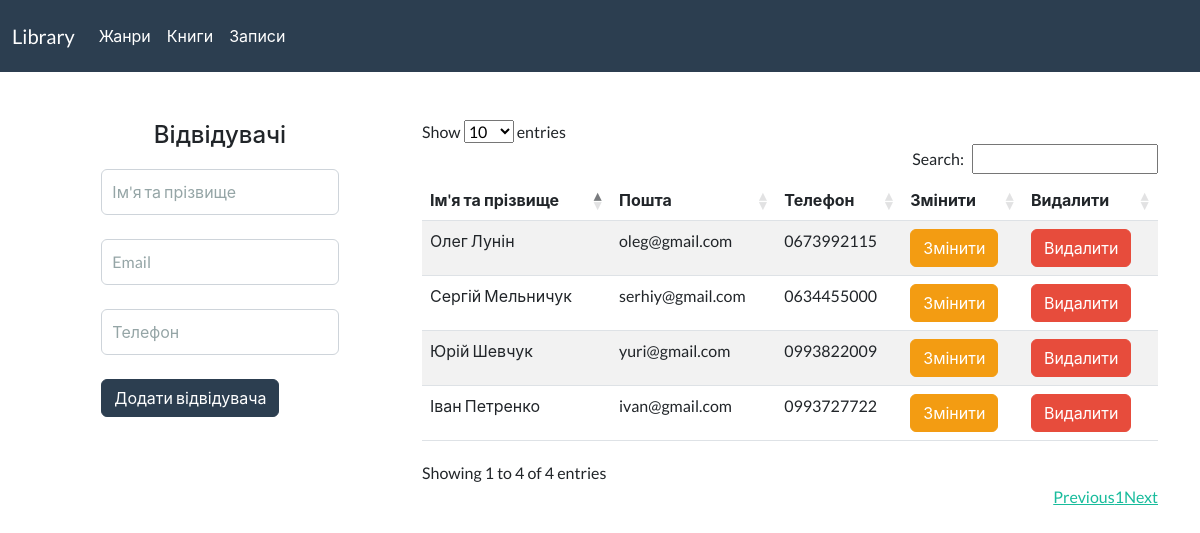
The page / on the database its author committed.
### tables this page shows
CREATE TABLE `visitors` (
  `id` int(11) NOT NULL,
  `name` varchar(255) NOT NULL,
  `email` varchar(255) NOT NULL,
  `phone` varchar(20) NOT NULL
);

### app/controllers/Account.php (called while the page is built, shortened)
<?php
class Account extends Controller
{
    public function __construct()
    {
        $this->userModel = $this->model('User');
    }
    public function index()
    {
        $visitors = $this->userModel->getVisitors();
        $data = [
            'visitors' => $visitors
        ];
        $this->view('account/index', $data);
    }
}
?>

### app/lib/Core.php (called while the page is built, shortened)
<?php
class Core
{
    protected $method = 'index';
    public function __construct()
    {
        $url = $this->getUrl();
        $this->controller = new $this->controller;
        $this->params = $url ? array_values($url) : [];
        call_user_func_array([$this->controller, $this->method], $this->params);
    }
}
?>

### public/index.php (called while the page is built, shortened)
<?php
$start = new Core();
?>

### app/lib/Database.php (called while the page is built, shortened)
<?php
class Database
{
    private $host = HOST;
    private $user = USER;
    private $password = PASSWORD;
    private $db_name = DB_NAME;
    private $dbh;
    private $stmt;
    public function __construct()
    {
        $con = 'mysql:host=' . $this->host . ';dbname=' . $this->db_name;
        $options = [
            PDO::ATTR_PERSISTENT  => true,
            PDO::ATTR_ERRMODE => PDO::ERRMODE_EXCEPTION
        ];
        try {
            $this->dbh = new PDO($con, $this->user, $this->password, $options);
        } catch(PDOException $e) {
            $this->error = $e->getMessage();
            echo $this->error;
        }
    }
    public function query($sql)
    {
        $this->stmt = $this->dbh->prepare($sql);
    }
    public function execute()
    {
        return $this->stmt->execute();
    }
    public function records()
    {
        $this->execute();
            return $this->stmt->fetchAll(PDO::FETCH_OBJ);
    }
}
?>

### app/models/User.php (called while the page is built, shortened)
<?php
class User {
    private $db;
    public function __construct()
    {
        $this->db = new Database;
    }
    public function getVisitors()
    {
        $this->db->query('SELECT * FROM visitors');
        $result = $this->db->records();
        return $result;
    }
}
?>

### app/views/account/index.php (the view, shortened to what this page needs)
<?php require ROUTE_APP . '/views/inc/header.php'; ?>
<div class="container mt-5">
    <div class="row">
        <div class="col-md-4">
            <div class="col-md-8 mx-auto">
                <h1>Відвідувачі</h1>
                <form action="<?php echo ROUTE_URL; ?>/account/addVisitor" method="POST">
                    <div class="form-group">
                        <input type="text" name="name" class="form-control" placeholder="Ім'я та прізвище" value="" required><br>
                    </div>
                    <div class="form-group">
                        <input type="email" name="email" class="form-control" placeholder="Email" value="" required><br>
                    </div>
                    <div class="form-group">
                        <input type="tel" name="phone" class="form-control" placeholder="Телефон" value="" required><br>
                    </div>
                    <div class="form-group">
                    <input type="submit" value="Додати відвідувача" class="btn btn-primary">
                    </div>
                </form>
            </div>
        </div>
        <div class="col-md-8">
        <table id="example" class="table table-striped" style="width:100%">
            <thead>
                <tr>
                    <th>Ім'я та прізвище</th>
                    <th>Пошта</th>
                    <th>Телефон</th>
                    <th>Змінити</th>
                    <th>Видалити</th>
                </tr>
            </thead>
            <tbody>
        <?php foreach($data['visitors'] as $visitor) : ?>
            <tr>
                <td><?php echo $visitor->name; ?></td>
                <td><?php echo $visitor->email; ?></td>
                <td><?php echo $visitor->phone; ?></td>
                <td><a href="<?php echo ROUTE_URL; ?>account/editVisitor/<?php echo $visitor->id; ?>" class="btn btn-warning">Змінити</a></td>
                <td><a href="<?php echo ROUTE_URL; ?>account/deleteVisitor/<?php echo $visitor->id; ?>" class="btn btn-danger">Видалити</a></td>
            </tr>
        <?php endforeach; ?>
            </tbody>
            </table><br><br>
        </div>
    </div>
</div>
<?php require ROUTE_APP . '/views/inc/footer.php'; ?>

### public/css/style.css (style rules this page uses)
h1 { font-size: 24px; text-align: center; margin-bottom: 20px; }
.form-control { padding: 10px; }

### rows shown on the page
visitors: name "Іван Петренко", email "ivan@gmail.com", phone "0993727722"
visitors: name "Юрій Шевчук", email "yuri@gmail.com", phone "0993822009"
visitors: name "Олег Лунін", email "oleg@gmail.com", phone "0673992115"
visitors: name "Сергій Мельничук", email "serhiy@gmail.com", phone "0634455000"
